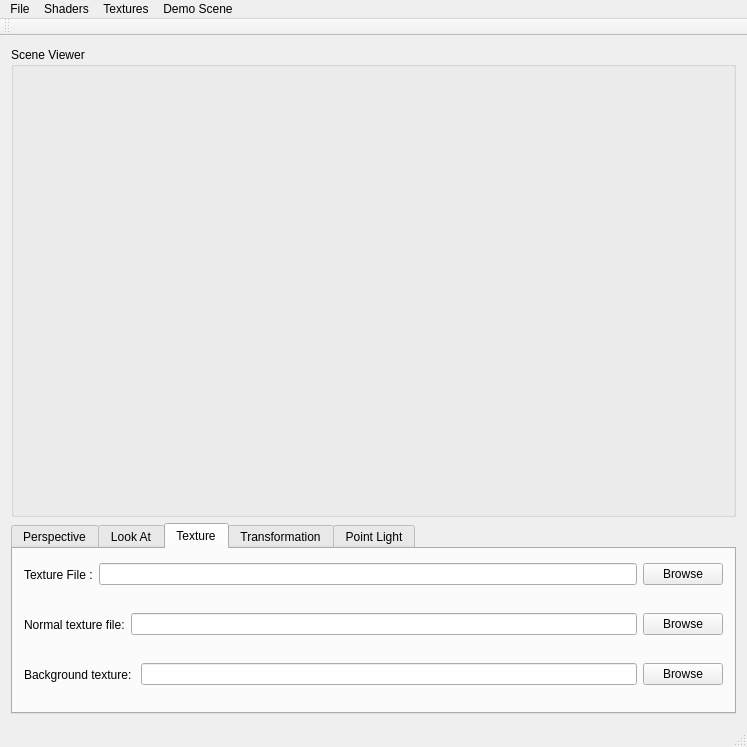
<?xml version="1.0" encoding="UTF-8"?>
<ui version="4.0">
 <class>MainWindow</class>
 <widget class="QMainWindow" name="MainWindow">
  <property name="geometry">
   <rect>
    <x>0</x>
    <y>0</y>
    <width>747</width>
    <height>747</height>
   </rect>
  </property>
  <property name="windowTitle">
   <string>MainWindow</string>
  </property>
  <widget class="QWidget" name="centralWidget">
   <layout class="QGridLayout" name="gridLayout">
    <item row="1" column="0">
     <widget class="QTabWidget" name="mainTabs">
      <property name="sizePolicy">
       <sizepolicy hsizetype="Expanding" vsizetype="Fixed">
        <horstretch>0</horstretch>
        <verstretch>0</verstretch>
       </sizepolicy>
      </property>
      <property name="currentIndex">
       <number>2</number>
      </property>
      <widget class="QWidget" name="perspectiveTab">
       <attribute name="title">
        <string>Perspective</string>
       </attribute>
       <layout class="QGridLayout" name="gridLayout_7">
        <item row="0" column="0">
         <layout class="QHBoxLayout" name="horizontalLayout_2">
          <item>
           <widget class="QLabel" name="label">
            <property name="sizePolicy">
             <sizepolicy hsizetype="Fixed" vsizetype="Preferred">
              <horstretch>0</horstretch>
              <verstretch>0</verstretch>
             </sizepolicy>
            </property>
            <property name="text">
             <string>Vertical Angle (Zoom) :</string>
            </property>
           </widget>
          </item>
          <item>
           <widget class="QDoubleSpinBox" name="persVerticalAngleSpin">
            <property name="decimals">
             <number>2</number>
            </property>
            <property name="minimum">
             <double>0.000000000000000</double>
            </property>
            <property name="maximum">
             <double>180.000000000000000</double>
            </property>
            <property name="singleStep">
             <double>0.100000000000000</double>
            </property>
            <property name="value">
             <double>90.000000000000000</double>
            </property>
           </widget>
          </item>
          <item>
           <widget class="QSlider" name="persVerticalAngleSlider">
            <property name="maximum">
             <number>18000</number>
            </property>
            <property name="pageStep">
             <number>10</number>
            </property>
            <property name="value">
             <number>9000</number>
            </property>
            <property name="sliderPosition">
             <number>9000</number>
            </property>
            <property name="orientation">
             <enum>Qt::Horizontal</enum>
            </property>
           </widget>
          </item>
         </layout>
        </item>
        <item row="1" column="0">
         <layout class="QHBoxLayout" name="horizontalLayout_4">
          <item>
           <widget class="QLabel" name="label_3">
            <property name="sizePolicy">
             <sizepolicy hsizetype="Fixed" vsizetype="Preferred">
              <horstretch>0</horstretch>
              <verstretch>0</verstretch>
             </sizepolicy>
            </property>
            <property name="text">
             <string>Near Plane :</string>
            </property>
           </widget>
          </item>
          <item>
           <widget class="QDoubleSpinBox" name="persNearSpin">
            <property name="decimals">
             <number>2</number>
            </property>
            <property name="minimum">
             <double>0.000000000000000</double>
            </property>
            <property name="maximum">
             <double>999.000000000000000</double>
            </property>
            <property name="singleStep">
             <double>0.100000000000000</double>
            </property>
            <property name="value">
             <double>0.100000000000000</double>
            </property>
           </widget>
          </item>
          <item>
           <widget class="QSlider" name="persNearSlider">
            <property name="maximum">
             <number>99900</number>
            </property>
            <property name="value">
             <number>10</number>
            </property>
            <property name="orientation">
             <enum>Qt::Horizontal</enum>
            </property>
           </widget>
          </item>
         </layout>
        </item>
        <item row="2" column="0">
         <layout class="QHBoxLayout" name="horizontalLayout_5">
          <item>
           <widget class="QLabel" name="label_4">
            <property name="sizePolicy">
             <sizepolicy hsizetype="Fixed" vsizetype="Preferred">
              <horstretch>0</horstretch>
              <verstretch>0</verstretch>
             </sizepolicy>
            </property>
            <property name="text">
             <string>Far Plane :</string>
            </property>
           </widget>
          </item>
          <item>
           <widget class="QDoubleSpinBox" name="persFarSpin">
            <property name="minimum">
             <double>0.000000000000000</double>
            </property>
            <property name="maximum">
             <double>999.000000000000000</double>
            </property>
            <property name="singleStep">
             <double>0.100000000000000</double>
            </property>
            <property name="value">
             <double>100.000000000000000</double>
            </property>
           </widget>
          </item>
          <item>
           <widget class="QSlider" name="persFarSlider">
            <property name="maximum">
             <number>99900</number>
            </property>
            <property name="value">
             <number>10000</number>
            </property>
            <property name="orientation">
             <enum>Qt::Horizontal</enum>
            </property>
           </widget>
          </item>
         </layout>
        </item>
       </layout>
      </widget>
      <widget class="QWidget" name="lookAtTab">
       <attribute name="title">
        <string>Look At</string>
       </attribute>
       <layout class="QGridLayout" name="gridLayout_3">
        <item row="0" column="0">
         <layout class="QHBoxLayout" name="horizontalLayout_6">
          <item>
           <widget class="QLabel" name="label_5">
            <property name="sizePolicy">
             <sizepolicy hsizetype="Fixed" vsizetype="Preferred">
              <horstretch>0</horstretch>
              <verstretch>0</verstretch>
             </sizepolicy>
            </property>
            <property name="text">
             <string>Eye (X,Y,Z) :</string>
            </property>
           </widget>
          </item>
          <item>
           <widget class="QDoubleSpinBox" name="lookEyeXSpin">
            <property name="minimum">
             <double>-99999.000000000000000</double>
            </property>
            <property name="maximum">
             <double>99999.000000000000000</double>
            </property>
            <property name="singleStep">
             <double>0.100000000000000</double>
            </property>
            <property name="value">
             <double>0.000000000000000</double>
            </property>
           </widget>
          </item>
          <item>
           <widget class="QDoubleSpinBox" name="lookEyeYSpin">
            <property name="minimum">
             <double>-99999.000000000000000</double>
            </property>
            <property name="maximum">
             <double>99999.000000000000000</double>
            </property>
            <property name="singleStep">
             <double>0.100000000000000</double>
            </property>
            <property name="value">
             <double>0.000000000000000</double>
            </property>
           </widget>
          </item>
          <item>
           <widget class="QDoubleSpinBox" name="lookEyeZSpin">
            <property name="minimum">
             <double>-99999.000000000000000</double>
            </property>
            <property name="maximum">
             <double>99999.000000000000000</double>
            </property>
            <property name="singleStep">
             <double>0.100000000000000</double>
            </property>
            <property name="value">
             <double>1.000000000000000</double>
            </property>
           </widget>
          </item>
         </layout>
        </item>
        <item row="1" column="0">
         <layout class="QHBoxLayout" name="horizontalLayout_7">
          <item>
           <widget class="QLabel" name="label_6">
            <property name="sizePolicy">
             <sizepolicy hsizetype="Fixed" vsizetype="Preferred">
              <horstretch>0</horstretch>
              <verstretch>0</verstretch>
             </sizepolicy>
            </property>
            <property name="text">
             <string>Center (X,Y,Z) :</string>
            </property>
           </widget>
          </item>
          <item>
           <widget class="QDoubleSpinBox" name="lookCenterXSpin">
            <property name="minimum">
             <double>-99999.000000000000000</double>
            </property>
            <property name="maximum">
             <double>99999.000000000000000</double>
            </property>
            <property name="singleStep">
             <double>0.100000000000000</double>
            </property>
           </widget>
          </item>
          <item>
           <widget class="QDoubleSpinBox" name="lookCenterYSpin">
            <property name="minimum">
             <double>-99999.000000000000000</double>
            </property>
            <property name="maximum">
             <double>99999.000000000000000</double>
            </property>
            <property name="singleStep">
             <double>0.100000000000000</double>
            </property>
           </widget>
          </item>
          <item>
           <widget class="QDoubleSpinBox" name="lookCenterZSpin">
            <property name="minimum">
             <double>-99999.000000000000000</double>
            </property>
            <property name="maximum">
             <double>99999.000000000000000</double>
            </property>
            <property name="singleStep">
             <double>0.100000000000000</double>
            </property>
           </widget>
          </item>
         </layout>
        </item>
        <item row="2" column="0">
         <layout class="QHBoxLayout" name="horizontalLayout_8">
          <item>
           <widget class="QLabel" name="label_7">
            <property name="sizePolicy">
             <sizepolicy hsizetype="Fixed" vsizetype="Preferred">
              <horstretch>0</horstretch>
              <verstretch>0</verstretch>
             </sizepolicy>
            </property>
            <property name="text">
             <string>Up (X,Y,Z) :</string>
            </property>
           </widget>
          </item>
          <item>
           <widget class="QDoubleSpinBox" name="lookUpXSpin">
            <property name="minimum">
             <double>-99999.000000000000000</double>
            </property>
            <property name="maximum">
             <double>99999.000000000000000</double>
            </property>
            <property name="singleStep">
             <double>0.100000000000000</double>
            </property>
           </widget>
          </item>
          <item>
           <widget class="QDoubleSpinBox" name="lookUpYSpin">
            <property name="minimum">
             <double>-99999.000000000000000</double>
            </property>
            <property name="maximum">
             <double>99999.000000000000000</double>
            </property>
            <property name="singleStep">
             <double>0.100000000000000</double>
            </property>
            <property name="value">
             <double>1.000000000000000</double>
            </property>
           </widget>
          </item>
          <item>
           <widget class="QDoubleSpinBox" name="lookUpZSpin">
            <property name="minimum">
             <double>-99999.000000000000000</double>
            </property>
            <property name="maximum">
             <double>99999.000000000000000</double>
            </property>
            <property name="singleStep">
             <double>0.100000000000000</double>
            </property>
           </widget>
          </item>
         </layout>
        </item>
       </layout>
      </widget>
      <widget class="QWidget" name="textureTab">
       <attribute name="title">
        <string>Texture</string>
       </attribute>
       <widget class="QWidget" name="horizontalLayoutWidget">
        <property name="geometry">
         <rect>
          <x>0</x>
          <y>0</y>
          <width>721</width>
          <height>51</height>
         </rect>
        </property>
        <layout class="QHBoxLayout" name="horizontalLayout_16">
         <item>
          <widget class="QLabel" name="label_2">
           <property name="text">
            <string>Texture File :</string>
           </property>
          </widget>
         </item>
         <item>
          <widget class="QLineEdit" name="textureFileEdit"/>
         </item>
         <item>
          <widget class="QPushButton" name="browseTextureBtn">
           <property name="text">
            <string>Browse</string>
           </property>
          </widget>
         </item>
        </layout>
       </widget>
       <widget class="QWidget" name="horizontalLayoutWidget_2">
        <property name="geometry">
         <rect>
          <x>0</x>
          <y>50</y>
          <width>721</width>
          <height>51</height>
         </rect>
        </property>
        <layout class="QHBoxLayout" name="horizontalLayout_17">
         <item>
          <widget class="QLabel" name="label_16">
           <property name="text">
            <string>Normal texture file:</string>
           </property>
          </widget>
         </item>
         <item>
          <widget class="QLineEdit" name="textureNormalFileEdit"/>
         </item>
         <item>
          <widget class="QPushButton" name="browseTextureBtn_Normal">
           <property name="text">
            <string>Browse</string>
           </property>
          </widget>
         </item>
        </layout>
       </widget>
       <widget class="QWidget" name="horizontalLayoutWidget_3">
        <property name="geometry">
         <rect>
          <x>0</x>
          <y>100</y>
          <width>721</width>
          <height>51</height>
         </rect>
        </property>
        <layout class="QHBoxLayout" name="horizontalLayout_19">
         <item>
          <widget class="QLabel" name="label_18">
           <property name="text">
            <string>Background texture: </string>
           </property>
          </widget>
         </item>
         <item>
          <widget class="QLineEdit" name="textureBackgroundFileEdit"/>
         </item>
         <item>
          <widget class="QPushButton" name="browseTextureBtn_Background">
           <property name="text">
            <string>Browse</string>
           </property>
          </widget>
         </item>
        </layout>
       </widget>
      </widget>
      <widget class="QWidget" name="transformTab">
       <attribute name="title">
        <string>Transformation</string>
       </attribute>
       <layout class="QGridLayout" name="gridLayout_4">
        <item row="0" column="0">
         <layout class="QHBoxLayout" name="horizontalLayout_9">
          <item>
           <widget class="QLabel" name="label_8">
            <property name="sizePolicy">
             <sizepolicy hsizetype="Fixed" vsizetype="Preferred">
              <horstretch>0</horstretch>
              <verstretch>0</verstretch>
             </sizepolicy>
            </property>
            <property name="text">
             <string>Scale :</string>
            </property>
           </widget>
          </item>
          <item>
           <widget class="QDoubleSpinBox" name="scaleSpin">
            <property name="minimum">
             <double>-99999.000000000000000</double>
            </property>
            <property name="maximum">
             <double>99999.000000000000000</double>
            </property>
            <property name="singleStep">
             <double>0.100000000000000</double>
            </property>
            <property name="value">
             <double>1.000000000000000</double>
            </property>
           </widget>
          </item>
         </layout>
        </item>
        <item row="1" column="0">
         <layout class="QHBoxLayout" name="horizontalLayout_10">
          <item>
           <widget class="QLabel" name="label_9">
            <property name="sizePolicy">
             <sizepolicy hsizetype="Fixed" vsizetype="Preferred">
              <horstretch>0</horstretch>
              <verstretch>0</verstretch>
             </sizepolicy>
            </property>
            <property name="text">
             <string>Translate (X,Y,Z) :</string>
            </property>
           </widget>
          </item>
          <item>
           <widget class="QDoubleSpinBox" name="translateXSpin">
            <property name="minimum">
             <double>-99999.000000000000000</double>
            </property>
            <property name="maximum">
             <double>99999.000000000000000</double>
            </property>
            <property name="singleStep">
             <double>0.100000000000000</double>
            </property>
           </widget>
          </item>
          <item>
           <widget class="QDoubleSpinBox" name="translateYSpin">
            <property name="minimum">
             <double>-99999.000000000000000</double>
            </property>
            <property name="maximum">
             <double>99999.000000000000000</double>
            </property>
            <property name="singleStep">
             <double>0.100000000000000</double>
            </property>
           </widget>
          </item>
          <item>
           <widget class="QDoubleSpinBox" name="translateZSpin">
            <property name="minimum">
             <double>-99999.000000000000000</double>
            </property>
            <property name="maximum">
             <double>99999.000000000000000</double>
            </property>
            <property name="singleStep">
             <double>0.100000000000000</double>
            </property>
           </widget>
          </item>
         </layout>
        </item>
        <item row="4" column="0">
         <layout class="QHBoxLayout" name="horizontalLayout_11">
          <item>
           <spacer name="horizontalSpacer">
            <property name="orientation">
             <enum>Qt::Horizontal</enum>
            </property>
            <property name="sizeType">
             <enum>QSizePolicy::Maximum</enum>
            </property>
            <property name="sizeHint" stdset="0">
             <size>
              <width>19</width>
              <height>20</height>
             </size>
            </property>
           </spacer>
          </item>
          <item>
           <widget class="QLabel" name="label_10">
            <property name="sizePolicy">
             <sizepolicy hsizetype="Fixed" vsizetype="Preferred">
              <horstretch>0</horstretch>
              <verstretch>0</verstretch>
             </sizepolicy>
            </property>
            <property name="text">
             <string>Axis (X,Y,Z) :</string>
            </property>
           </widget>
          </item>
          <item>
           <widget class="QDoubleSpinBox" name="rotateXSpin">
            <property name="minimum">
             <double>-99999.000000000000000</double>
            </property>
            <property name="maximum">
             <double>99999.000000000000000</double>
            </property>
            <property name="singleStep">
             <double>0.100000000000000</double>
            </property>
           </widget>
          </item>
          <item>
           <widget class="QDoubleSpinBox" name="rotateYSpin">
            <property name="minimum">
             <double>-99999.000000000000000</double>
            </property>
            <property name="maximum">
             <double>99999.000000000000000</double>
            </property>
            <property name="singleStep">
             <double>0.100000000000000</double>
            </property>
           </widget>
          </item>
          <item>
           <widget class="QDoubleSpinBox" name="rotateZSpin">
            <property name="minimum">
             <double>-99999.000000000000000</double>
            </property>
            <property name="maximum">
             <double>99999.000000000000000</double>
            </property>
            <property name="singleStep">
             <double>0.100000000000000</double>
            </property>
           </widget>
          </item>
         </layout>
        </item>
        <item row="5" column="0">
         <layout class="QHBoxLayout" name="horizontalLayout_3">
          <item>
           <spacer name="horizontalSpacer_2">
            <property name="orientation">
             <enum>Qt::Horizontal</enum>
            </property>
            <property name="sizeType">
             <enum>QSizePolicy::Maximum</enum>
            </property>
            <property name="sizeHint" stdset="0">
             <size>
              <width>19</width>
              <height>20</height>
             </size>
            </property>
           </spacer>
          </item>
          <item>
           <widget class="QLabel" name="label_14">
            <property name="text">
             <string>Angle (-360 : +360) :</string>
            </property>
           </widget>
          </item>
          <item>
           <widget class="QDoubleSpinBox" name="rotateAngleSpin">
            <property name="minimum">
             <double>-99999.000000000000000</double>
            </property>
            <property name="maximum">
             <double>99999.000000000000000</double>
            </property>
            <property name="singleStep">
             <double>0.100000000000000</double>
            </property>
           </widget>
          </item>
          <item>
           <widget class="QSlider" name="rotateAngleSlider">
            <property name="minimum">
             <number>-3600</number>
            </property>
            <property name="maximum">
             <number>3600</number>
            </property>
            <property name="orientation">
             <enum>Qt::Horizontal</enum>
            </property>
           </widget>
          </item>
         </layout>
        </item>
        <item row="2" column="0">
         <widget class="Line" name="line">
          <property name="orientation">
           <enum>Qt::Horizontal</enum>
          </property>
         </widget>
        </item>
        <item row="3" column="0">
         <widget class="QLabel" name="label_15">
          <property name="text">
           <string>Rotate:</string>
          </property>
         </widget>
        </item>
       </layout>
      </widget>
      <widget class="QWidget" name="diffuseLightTab">
       <attribute name="title">
        <string>Point Light</string>
       </attribute>
       <layout class="QGridLayout" name="gridLayout_5">
        <item row="4" column="0">
         <layout class="QHBoxLayout" name="horizontalLayout_42">
          <item>
           <widget class="QLabel" name="label_421">
            <property name="sizePolicy">
             <sizepolicy hsizetype="Fixed" vsizetype="Preferred">
              <horstretch>0</horstretch>
              <verstretch>0</verstretch>
             </sizepolicy>
            </property>
            <property name="text">
             <string>Atenuation :</string>
            </property>
           </widget>
          </item>
          <item>
           <widget class="QDoubleSpinBox" name="lightCoefA">
            <property name="singleStep">
             <double>0.100000000000000</double>
            </property>
            <property name="value">
             <double>0.000000000000000</double>
            </property>
           </widget>
          </item>
          <item>
           <widget class="QDoubleSpinBox" name="lightCoefB">
            <property name="singleStep">
             <double>0.100000000000000</double>
            </property>
            <property name="value">
             <double>0.000000000000000</double>
            </property>
           </widget>
          </item>
          <item>
           <widget class="QDoubleSpinBox" name="lightCoefC">
            <property name="singleStep">
             <double>0.100000000000000</double>
            </property>
            <property name="value">
             <double>1.000000000000000</double>
            </property>
           </widget>
          </item>
         </layout>
        </item>
        <item row="2" column="0">
         <layout class="QHBoxLayout" name="horizontalLayout_15">
          <item>
           <widget class="QLabel" name="label_13">
            <property name="sizePolicy">
             <sizepolicy hsizetype="Fixed" vsizetype="Preferred">
              <horstretch>0</horstretch>
              <verstretch>0</verstretch>
             </sizepolicy>
            </property>
            <property name="text">
             <string>Id :</string>
            </property>
           </widget>
          </item>
          <item>
           <widget class="QDoubleSpinBox" name="lightId1Spin">
            <property name="singleStep">
             <double>0.100000000000000</double>
            </property>
            <property name="value">
             <double>1.000000000000000</double>
            </property>
           </widget>
          </item>
          <item>
           <widget class="QDoubleSpinBox" name="lightId2Spin">
            <property name="singleStep">
             <double>0.100000000000000</double>
            </property>
            <property name="value">
             <double>1.000000000000000</double>
            </property>
           </widget>
          </item>
          <item>
           <widget class="QDoubleSpinBox" name="lightId3Spin">
            <property name="singleStep">
             <double>0.100000000000000</double>
            </property>
            <property name="value">
             <double>1.000000000000000</double>
            </property>
           </widget>
          </item>
         </layout>
        </item>
        <item row="1" column="0">
         <layout class="QHBoxLayout" name="horizontalLayout_14">
          <item>
           <widget class="QLabel" name="label_12">
            <property name="sizePolicy">
             <sizepolicy hsizetype="Fixed" vsizetype="Preferred">
              <horstretch>0</horstretch>
              <verstretch>0</verstretch>
             </sizepolicy>
            </property>
            <property name="text">
             <string>Ia :</string>
            </property>
           </widget>
          </item>
          <item>
           <widget class="QDoubleSpinBox" name="lightIa1Spin">
            <property name="singleStep">
             <double>0.100000000000000</double>
            </property>
            <property name="value">
             <double>0.000000000000000</double>
            </property>
           </widget>
          </item>
          <item>
           <widget class="QDoubleSpinBox" name="lightIa2Spin">
            <property name="singleStep">
             <double>0.100000000000000</double>
            </property>
            <property name="value">
             <double>1.000000000000000</double>
            </property>
           </widget>
          </item>
          <item>
           <widget class="QDoubleSpinBox" name="lightIa3Spin">
            <property name="singleStep">
             <double>0.100000000000000</double>
            </property>
            <property name="value">
             <double>0.000000000000000</double>
            </property>
           </widget>
          </item>
         </layout>
        </item>
        <item row="0" column="0">
         <layout class="QHBoxLayout" name="horizontalLayout_13">
          <item>
           <widget class="QLabel" name="label_11">
            <property name="sizePolicy">
             <sizepolicy hsizetype="Fixed" vsizetype="Preferred">
              <horstretch>0</horstretch>
              <verstretch>0</verstretch>
             </sizepolicy>
            </property>
            <property name="text">
             <string>Position (X,Y,Z) :</string>
            </property>
           </widget>
          </item>
          <item>
           <widget class="QDoubleSpinBox" name="lightPosXSpin">
            <property name="minimum">
             <double>-99999.000000000000000</double>
            </property>
            <property name="maximum">
             <double>99999.000000000000000</double>
            </property>
            <property name="singleStep">
             <double>0.100000000000000</double>
            </property>
            <property name="value">
             <double>-25.000000000000000</double>
            </property>
           </widget>
          </item>
          <item>
           <widget class="QDoubleSpinBox" name="lightPosYSpin">
            <property name="minimum">
             <double>-99999.000000000000000</double>
            </property>
            <property name="maximum">
             <double>99999.000000000000000</double>
            </property>
            <property name="singleStep">
             <double>0.100000000000000</double>
            </property>
            <property name="value">
             <double>25.000000000000000</double>
            </property>
           </widget>
          </item>
          <item>
           <widget class="QDoubleSpinBox" name="lightPosZSpin">
            <property name="minimum">
             <double>-99999.000000000000000</double>
            </property>
            <property name="maximum">
             <double>99999.000000000000000</double>
            </property>
            <property name="singleStep">
             <double>0.100000000000000</double>
            </property>
            <property name="value">
             <double>25.000000000000000</double>
            </property>
           </widget>
          </item>
         </layout>
        </item>
        <item row="3" column="0">
         <layout class="QHBoxLayout" name="horizontalLayout_41">
          <item>
           <widget class="QLabel" name="label_21">
            <property name="sizePolicy">
             <sizepolicy hsizetype="Fixed" vsizetype="Preferred">
              <horstretch>0</horstretch>
              <verstretch>0</verstretch>
             </sizepolicy>
            </property>
            <property name="text">
             <string>Is :</string>
            </property>
           </widget>
          </item>
          <item>
           <widget class="QDoubleSpinBox" name="lightIs1Spin">
            <property name="singleStep">
             <double>0.100000000000000</double>
            </property>
            <property name="value">
             <double>0.000000000000000</double>
            </property>
           </widget>
          </item>
          <item>
           <widget class="QDoubleSpinBox" name="lightIs2Spin">
            <property name="singleStep">
             <double>0.100000000000000</double>
            </property>
            <property name="value">
             <double>1.000000000000000</double>
            </property>
           </widget>
          </item>
          <item>
           <widget class="QDoubleSpinBox" name="lightIs3Spin">
            <property name="singleStep">
             <double>0.100000000000000</double>
            </property>
            <property name="value">
             <double>0.000000000000000</double>
            </property>
           </widget>
          </item>
         </layout>
        </item>
       </layout>
      </widget>
     </widget>
    </item>
    <item row="0" column="0">
     <widget class="QGroupBox" name="groupBox">
      <property name="sizePolicy">
       <sizepolicy hsizetype="Preferred" vsizetype="Expanding">
        <horstretch>0</horstretch>
        <verstretch>0</verstretch>
       </sizepolicy>
      </property>
      <property name="title">
       <string>Scene Viewer</string>
      </property>
      <layout class="QGridLayout" name="gridLayout_2"/>
     </widget>
    </item>
   </layout>
  </widget>
  <widget class="QMenuBar" name="menuBar">
   <property name="geometry">
    <rect>
     <x>0</x>
     <y>0</y>
     <width>747</width>
     <height>21</height>
    </rect>
   </property>
   <widget class="QMenu" name="menuModels">
    <property name="title">
     <string>File</string>
    </property>
    <addaction name="action_obre_fitxer"/>
    <addaction name="action_obre_virtualScene"/>
    <addaction name="action_obre_dataScene"/>
    <addaction name="action_obre_escena"/>
    <addaction name="action_obre_dades"/>
    <addaction name="separator"/>
    <addaction name="action_obre_dades_multiples_shaders"/>
    <addaction name="action_save_frame_as_image"/>
    <addaction name="action_start_and_save_animation"/>
    <addaction name="separator"/>
    <addaction name="actionAbout_Qt"/>
    <addaction name="separator"/>
    <addaction name="action_exit"/>
    <addaction name="separator"/>
    <addaction name="separator"/>
   </widget>
   <widget class="QMenu" name="menuShaders">
    <property name="title">
     <string>Shaders</string>
    </property>
    <addaction name="action_gouraud"/>
    <addaction name="action_phong"/>
    <addaction name="action_toon"/>
   </widget>
   <widget class="QMenu" name="menuTextures">
    <property name="title">
     <string>Textures</string>
    </property>
    <addaction name="action_activa_background"/>
    <addaction name="action_phong_tex"/>
    <addaction name="action_bump_mapping"/>
    <addaction name="action_environmental_mapping"/>
    <addaction name="action_transparencies"/>
    <addaction name="action_bgreflection"/>
    <addaction name="action_bgrefraction"/>
   </widget>
   <widget class="QMenu" name="menuDemo_Scene">
    <property name="title">
     <string>Demo Scene</string>
    </property>
    <addaction name="actionSpace_Scene"/>
    <addaction name="actionMountain_Scene"/>
   </widget>
   <addaction name="menuModels"/>
   <addaction name="menuShaders"/>
   <addaction name="menuTextures"/>
   <addaction name="menuDemo_Scene"/>
  </widget>
  <widget class="QToolBar" name="mainToolBar">
   <attribute name="toolBarArea">
    <enum>TopToolBarArea</enum>
   </attribute>
   <attribute name="toolBarBreak">
    <bool>false</bool>
   </attribute>
  </widget>
  <widget class="QStatusBar" name="statusBar"/>
  <action name="action_phong">
   <property name="text">
    <string>Phong Shader</string>
   </property>
   <property name="toolTip">
    <string>Activar Phong Shader</string>
   </property>
   <property name="shortcut">
    <string>Alt+2</string>
   </property>
  </action>
  <action name="action_gouraud">
   <property name="text">
    <string>Gouraud Shader</string>
   </property>
   <property name="toolTip">
    <string>Activar Gouraud Shader</string>
   </property>
   <property name="shortcut">
    <string>Alt+1</string>
   </property>
  </action>
  <action name="action_toon">
   <property name="text">
    <string>Toon Shader</string>
   </property>
   <property name="toolTip">
    <string>Activar Toon Shader</string>
   </property>
   <property name="shortcut">
    <string>Alt+3</string>
   </property>
  </action>
  <action name="action_obre_fitxer">
   <property name="text">
    <string>Obre Fitxer .obj</string>
   </property>
   <property name="toolTip">
    <string>Obre Fitxer .obj</string>
   </property>
   <property name="shortcut">
    <string>Ctrl+F</string>
   </property>
  </action>
  <action name="action_activa_background">
   <property name="text">
    <string>Active background</string>
   </property>
   <property name="shortcut">
    <string>Ctrl+1</string>
   </property>
  </action>
  <action name="action_phong_tex">
   <property name="text">
    <string>PhongTex</string>
   </property>
   <property name="shortcut">
    <string>Ctrl+2</string>
   </property>
  </action>
  <action name="action_bump_mapping">
   <property name="text">
    <string>Bump-mapping</string>
   </property>
   <property name="shortcut">
    <string>Ctrl+3</string>
   </property>
  </action>
  <action name="action_environmental_mapping">
   <property name="text">
    <string>Environmental-mapping</string>
   </property>
   <property name="shortcut">
    <string>Ctrl+4</string>
   </property>
  </action>
  <action name="action_transparencies">
   <property name="text">
    <string>Transparencies</string>
   </property>
   <property name="shortcut">
    <string>Ctrl+5</string>
   </property>
  </action>
  <action name="action_afegeix_llum_puntual">
   <property name="text">
    <string>Afegeix Llum</string>
   </property>
  </action>
  <action name="action_save_frame_as_image">
   <property name="text">
    <string>Save Frame as Image</string>
   </property>
  </action>
  <action name="action_obre_dades_multiples_shaders">
   <property name="text">
    <string>Obre Dades multiples shaders</string>
   </property>
   <property name="shortcut">
    <string>Ctrl+E</string>
   </property>
  </action>
  <action name="action_start_and_save_animation">
   <property name="text">
    <string>Start and Save Animation</string>
   </property>
  </action>
  <action name="action_exit">
   <property name="text">
    <string>Exit</string>
   </property>
   <property name="shortcut">
    <string>Ctrl+Q</string>
   </property>
  </action>
  <action name="actionAbout_Qt">
   <property name="text">
    <string>About Qt</string>
   </property>
  </action>
  <action name="action_obre_dades">
   <property name="text">
    <string>Obre Dades</string>
   </property>
   <property name="shortcut">
    <string>Ctrl+D</string>
   </property>
  </action>
  <action name="action_obre_dataScene">
   <property name="text">
    <string>Obre escena de dades des d'objecte</string>
   </property>
  </action>
  <action name="action_obre_virtualScene">
   <property name="text">
    <string>Obre escena virtual des d'objecte</string>
   </property>
  </action>
  <action name="action_bgreflection">
   <property name="text">
    <string>Background Reflection</string>
   </property>
  </action>
  <action name="action_bgrefraction">
   <property name="text">
    <string>Background Refraction</string>
   </property>
  </action>
  <action name="action_obre_escena">
   <property name="text">
    <string>Obre escena</string>
   </property>
  </action>
  <action name="actionSpace_Scene">
   <property name="text">
    <string>Space Scene </string>
   </property>
  </action>
  <action name="actionMountain_Scene">
   <property name="text">
    <string>Mountain Scene</string>
   </property>
  </action>
 </widget>
 <layoutdefault spacing="6" margin="11"/>
 <tabstops>
  <tabstop>mainTabs</tabstop>
  <tabstop>persVerticalAngleSpin</tabstop>
  <tabstop>persVerticalAngleSlider</tabstop>
  <tabstop>persNearSpin</tabstop>
  <tabstop>persNearSlider</tabstop>
  <tabstop>persFarSpin</tabstop>
  <tabstop>persFarSlider</tabstop>
  <tabstop>lookEyeXSpin</tabstop>
  <tabstop>lookEyeYSpin</tabstop>
  <tabstop>lookEyeZSpin</tabstop>
  <tabstop>lookCenterXSpin</tabstop>
  <tabstop>lookCenterYSpin</tabstop>
  <tabstop>lookCenterZSpin</tabstop>
  <tabstop>lookUpXSpin</tabstop>
  <tabstop>lookUpYSpin</tabstop>
  <tabstop>lookUpZSpin</tabstop>
  <tabstop>scaleSpin</tabstop>
  <tabstop>translateXSpin</tabstop>
  <tabstop>translateYSpin</tabstop>
  <tabstop>translateZSpin</tabstop>
  <tabstop>rotateXSpin</tabstop>
  <tabstop>rotateYSpin</tabstop>
  <tabstop>rotateZSpin</tabstop>
  <tabstop>rotateAngleSlider</tabstop>
  <tabstop>textureFileEdit</tabstop>
  <tabstop>browseTextureBtn</tabstop>
  <tabstop>lightPosXSpin</tabstop>
  <tabstop>lightPosYSpin</tabstop>
  <tabstop>lightPosZSpin</tabstop>
  <tabstop>lightIa1Spin</tabstop>
  <tabstop>lightIa2Spin</tabstop>
  <tabstop>lightIa3Spin</tabstop>
  <tabstop>lightId1Spin</tabstop>
  <tabstop>lightId2Spin</tabstop>
  <tabstop>lightId3Spin</tabstop>
  <tabstop>lightIs2Spin</tabstop>
  <tabstop>lightIs3Spin</tabstop>
 </tabstops>
 <resources/>
 <connections/>
</ui>
